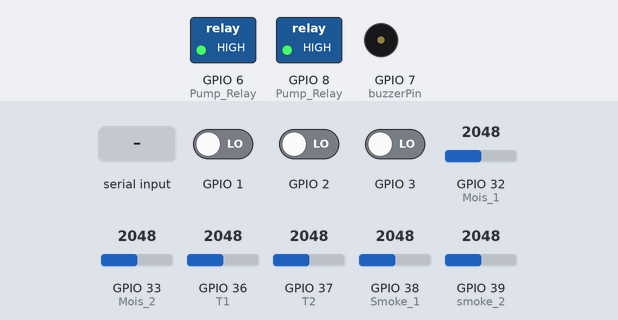
The sketch below on a simulated ESP32. On the bench: switched loads named in the sketch (green lamp = pin HIGH), buzzer (waves = sounding, pin HIGH). The test bench sets the inputs (shaded band); at power-on: GPIO 1 LOW, GPIO 2 LOW, GPIO 3 LOW, GPIO 32 (Mois_1) = 2048, GPIO 33 (Mois_2) = 2048, GPIO 36 (T1) = 2048, GPIO 37 (T2) = 2048, GPIO 38 (Smoke_1) = 2048, GPIO 39 (smoke_2) = 2048. What the sketch prints to the serial monitor is not drawn.

Above: at 1.2 s.
1.3 s: "data=01 11 01 11\n" received over the second serial link
2.8 s: "data 1\n" received over the second serial link
5.8 s: "data 150\n" received over the second serial link
Timing chart, 0 to 8.8 s (numbered marks = the images above; inputs shaded):
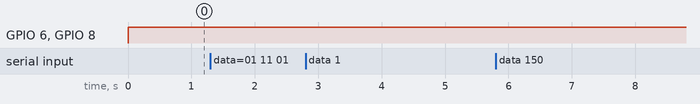

Measured:
- after the input at 1.3 s, every drawn part: stays the same
- after the input at 2.8 s, every drawn part: stays the same
- after the input at 5.8 s, every drawn part: stays the same

The sketch:

Project_FarmingSys_STM32.ino
```cpp
/*  ## Setup the board -
 *  Nucleo-L4R5ZI-P board with the Arduino IDE in the STM32duino wiki (https://github.com/stm32duino/wiki/wiki/Getting-Started).
 *
 *
 * Library Required  for UART communication with NodeMCU-
 *  SoftwareSerial.h
 *
 * Connection details -
 *   connect A0 to  temperature sensor T1
  connect A1 to temperature sensor T2
  connect A2 to Smoke sensor 1
  connect A3 to smoke sensor 2
  connect A4 to  Mois sensor 1
  connect A5 to Mois sensor 2
  connect D6 to PIR sensor
  connect D5 to  Pump Relay
  connect buzzer at D8
  connect D10 to D3 and D11 to D2 of NodemCU
 *
 *
 * Upload this code to the STM32 board (Nucleo-L4R5ZI-P)
 * Open the
 */


// setup the threshhold values
#define TEMP1_TH 250  // analog value
#define TEMP2_TH 250

#define SMOKE1_TH 340   // analog Value
#define SMOKE2_TH 340
#define WifiMode 1  //
#define WifiPriority 1  // set control priority to NodeMCU

#define MOIS_TH 800    // analog value


// initializing the value in reset condition

int Hum_TH = MOIS_TH *2;
int EnPump = 0;
int EnSys = 0;
int PIRValue = 0;
int EnBuzz = 0;

uint8_t EnSys_W = 1;  // signals from wifi to enable system functions
uint8_t EnPump_W = 0;
uint8_t EnBuzz_W = 0;
//////////////////////////////////////////////////////// Global variables
#include <SoftwareSerial.h>
#define buzzerPin D8  // buzzer is connected to D8 pin
#define pirPin D6     // PIR sensor is connected to D6 pin
SoftwareSerial mySerial(10, 11); // RX, TX  for UART communication with nodeMCU


long unsigned int lowIn;
long unsigned int pause = 1000;
boolean lockLow = true;
boolean takeLowTime;


int sumHum = 0;
int sumTemp = 0;

int sumSmoke = 2048;

////////////////////////////////////////////////////// Functions

int TempSensor(){
  int temp1 = analogRead(A0);
  int temp2 = analogRead(A1);
  sumTemp = temp1+temp2;
  if(temp1>TEMP1_TH || temp2>TEMP2_TH){
    return 1;
  }
  else {return 0;}
}


int SmokeSensor(){
  int smk1 = analogRead(A2);
  int smk2 = analogRead(A3);
  sumSmoke = smk1+smk2;
  if(smk1>SMOKE1_TH || smk2 >SMOKE2_TH){
    return 1;
  }
  else {return 0;}
}

int MoisSensor(){
    int Hum1 = analogRead(A4);
    int Hum2 = analogRead(A5);
    sumHum = Hum1+Hum2;
    if(sumHum > Hum_TH){
      return 5;
    }
    if(Hum1<Hum_TH/2){
      if(Hum2<Hum_TH/2){
        return 3;
      }
      else {
        return 2;
      }
    }
     else if(Hum2<MOIS_TH/2){
      return 1;
     }
     return 0;
}

void PIRSensor() {

   if(digitalRead(pirPin) == HIGH) {
      if(lockLow) {
         PIRValue = 1;
         lockLow = false;
         //delay(20);
      }
      takeLowTime = true;
   }
   if(digitalRead(pirPin) == LOW) {
      if(takeLowTime){
         lowIn = millis();takeLowTime = false;
      }
      if(!lockLow && millis() - lowIn > pause) {
         PIRValue = 0;
         lockLow = true;
         //delay(20);
      }
   }
}

void Readconvert(){
    // receivedData = "data=01 11 01 11";  // 1 should be at end
    String receivedData = "";
  while (mySerial.available() > 0) {
    char receivedChar = mySerial.read(); // Read one character at a time from the buffer
    receivedData += receivedChar; // Add the character to the end of the receivedData string
  }
    int a,b,c,d;
 //Serial.println(receivedData); // Print the received data to the serial monitor
    if (receivedData.startsWith("data")) {
  //    Serial.print("Received data from Arduino: ");


  int index = receivedData.indexOf('='); // find the index of the '=' character

  if (index != -1) { // if '=' found
    String numbers = receivedData.substring(index + 1); // extract the substring containing the numbers
    int space1 = numbers.indexOf(' '); // find the index of the first space
    int space2 = numbers.indexOf(' ', space1 + 1); // find the index of the second space
    int space3 = numbers.indexOf(' ', space2 + 1); // find the index of the third space

    // convert each substring to integer
    a = numbers.substring(0, space1).toInt();
    b = numbers.substring(space1 + 1, space2).toInt();
    c = numbers.substring(space2 + 1, space3).toInt();
    d = numbers.substring(space3 + 1).toInt();
  }


// EnPump EnSys_w EnBuzz_w 11
  if(a>0 && b>0 && c>0 && d>0){
    EnPump_W = a/10;
    EnSys_W = b/10;
    EnBuzz_W = c/10;
  }


  // print the values of the four integers
  Serial.print("EnPump_W = ");
  Serial.println(EnPump_W);
  Serial.print("EnSys_W = ");
  Serial.println(EnSys_W);
  Serial.print("EnBuzz_W = ");
  Serial.println(EnBuzz_W);


  }
}


void buzzer() {
  tone(buzzerPin, 1500); // Set the frequency to 1000 Hz
  delay(1000); // Wait for 1 second
    tone(buzzerPin, 1000); // Set the frequency to 1000 Hz
  delay(1000); // Wait for 1 second
  noTone(buzzerPin); // Stop the sound
}


//////////////////////////////////////////////////////////////

void setup() {
  // put your setup code here, to run once:
  Serial.begin(9600); // Initialize serial communication with the PC
  mySerial.begin(19200); // Initialize serial communication with the NodeMCU
  pinMode(A0,INPUT);  // T1
  pinMode(A1,INPUT);  //T2
  pinMode(A2,INPUT);  //Smoke 1
  pinMode(A3,INPUT);  //smoke 2
  pinMode(A4,INPUT);  // Mois 1
  pinMode(A5,INPUT);  //Mois 2


  pinMode(D6,INPUT);  // PIR sensor


  pinMode(D5,OUTPUT);   // Pump Relay
  pinMode(D9,OUTPUT);   // Pump Relay
  pinMode(buzzerPin,OUTPUT);  // buzzer at D8
  //pinMode(D9,OUTPUT);  // Servo

  // connect D10 to D3 and D11 to D2 of NodemCU
}

int temp = 0;
int mois = 0;
int smoke = 0;


//uint8_t EnPump = 0;
//uint8_t EnBuzz = 0;

uint8_t pumpStatus = 0;  // pump is on or off

void loop() {
  // put your main code here, to run repeatedly:
  Readconvert();
  // data= "data=sumHum sumTemp sumSmoke PIRValue|pumpStatus|1"

  String data = "data="+String(sumHum)+" "+String(sumTemp)+" "+String(sumSmoke)+" "+String(PIRValue)+String(pumpStatus)+String(1);
  mySerial.println(data); // Send the variable containing the string to the NodeMCU


  bool x = digitalRead(D0);
  Serial.println(x);
  bool x2 = digitalRead(D2);
  bool x1 = digitalRead(D1);

  if(WifiMode){
    if(WifiPriority){
      EnSys = EnSys_W;
      EnPump = EnPump_W;
      EnBuzz = EnBuzz_W;
    }

    else if (x){
      EnSys = 1;
    }
    else if (EnSys_W){
      EnSys = 1;
    }
    else{
      EnSys = 0;
    }

    if (x2 && WifiPriority==0){
      EnPump = 1;
    }
    else if (EnPump_W){
      EnPump = 1;
    }
    else{
      EnPump = 0;
    }


    if (x1 && WifiPriority==0){
      EnBuzz = 1;
    }
    else if (EnBuzz_W){
      EnBuzz = 1;
    }
    else{
      EnBuzz = 0;
    }

  }
  else {
    EnSys = digitalRead(D0);
    EnPump = digitalRead(D2);
    EnBuzz = digitalRead(D1);
  }
  if(EnSys){
     temp = TempSensor();
     mois = MoisSensor();
     smoke = SmokeSensor();

      if(EnPump){
        pumpStatus =1;
      }
     else if(mois == 5){
      pumpStatus =1;
     }
     else if(mois == 3){
      pumpStatus =0;
     }


     if(EnPump){
        pumpStatus =1;
      }
     else if(temp==1 && smoke==1){
      pumpStatus =1;
     }
     else{
      pumpStatus =0;
     }

    if(EnBuzz){
      PIRSensor();
      digitalWrite(D8,PIRValue);
    }
    else{
      digitalWrite(D8,PIRValue);
    }


  }
  else{
     EnPump = 0;
     EnBuzz = 0;
     pumpStatus = 0;
     digitalWrite(D8,0);
  }


if (pumpStatus){
  digitalWrite(D5,1);
}
else{
  digitalWrite(D5,0);
}
Serial.print(" sumHum sumTemp sumSmoke ");
Serial.print(sumHum);
Serial.print(" ");
Serial.print(sumTemp);
Serial.print(" ");
Serial.println(sumSmoke);
digitalWrite(D9,HIGH);

}
```
